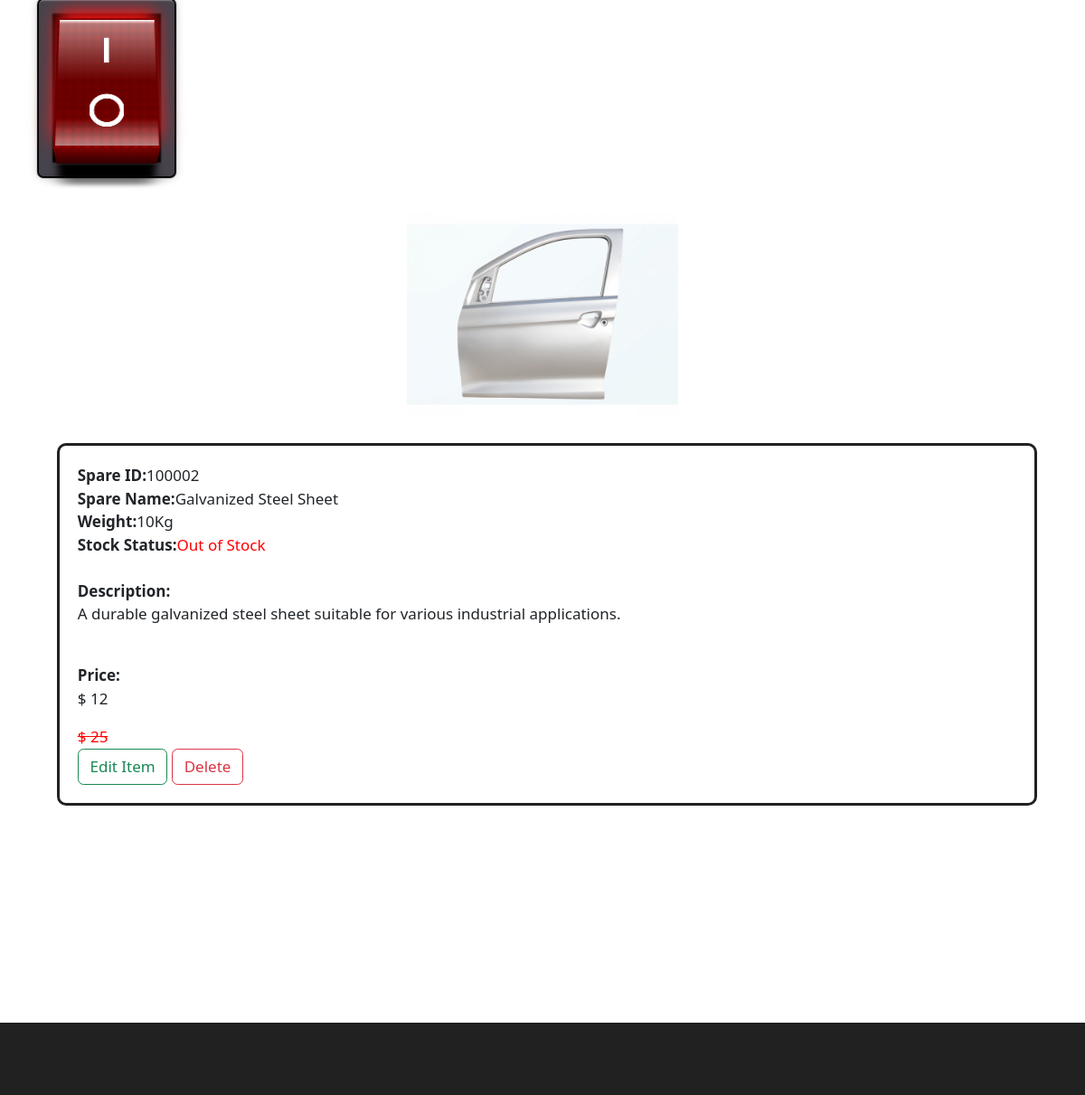
Before: /salesManager/product_Detail.php?sparePartNum=100002 (signed in) with the older database file.
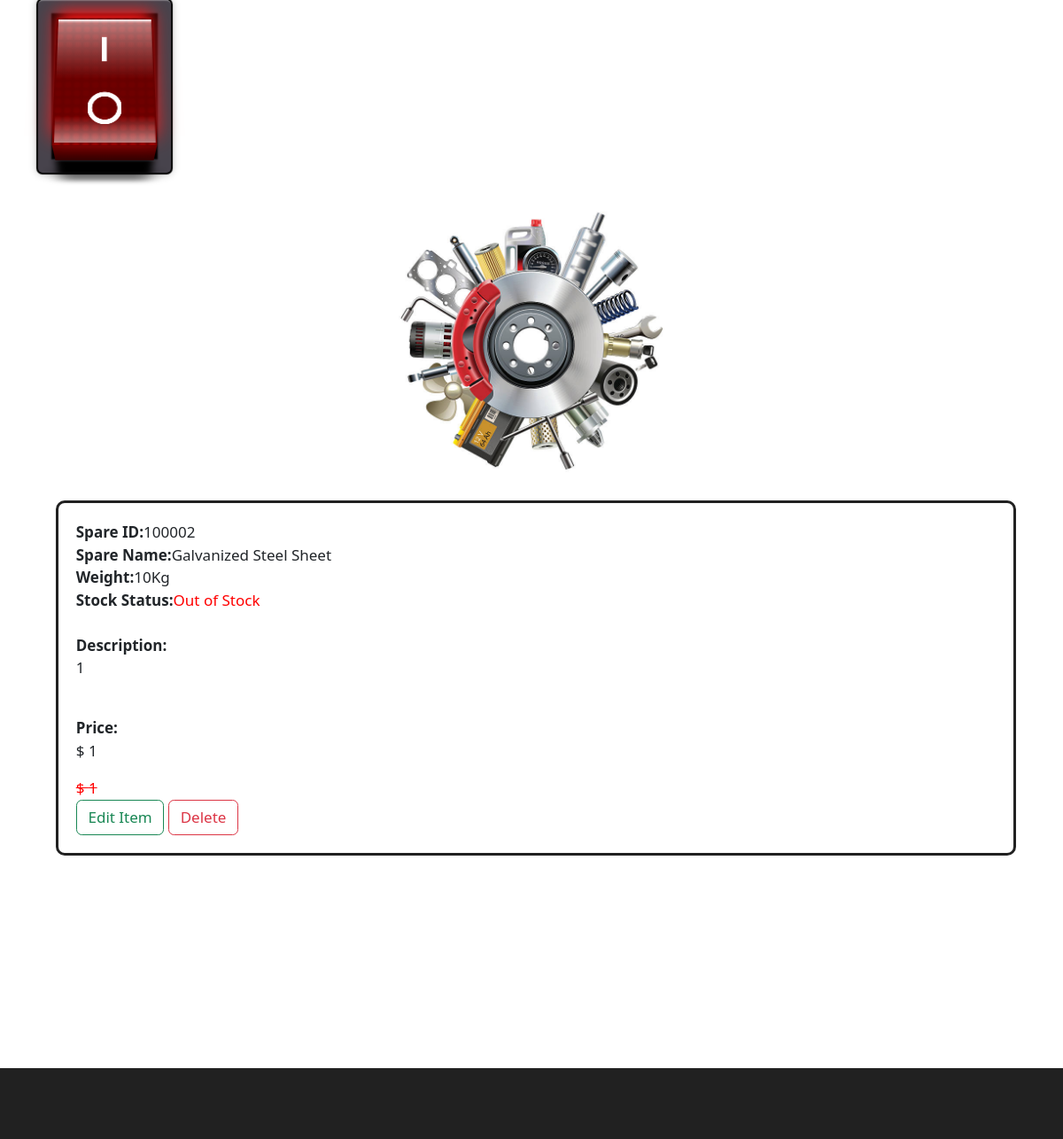
After: the same page with the newer database file.
### tables this page shows
CREATE TABLE IF NOT EXISTS `sparepart` (
  `sparePartNum` mediumint NOT NULL,
  `sparePartName` varchar(50) NOT NULL,
  `sparePartDescription` varchar(255) NOT NULL,
  `stockItemQty` smallint NOT NULL,
  `weight` float NOT NULL,
  `price` float NOT NULL,
  `discountPrice` float DEFAULT NULL,
  `sparePartImage` varchar(150) DEFAULT NULL,
  PRIMARY KEY (`sparePartNum`)
);

### salesManager/product_Detail.php (the view, shortened to what this page needs)
<?php
require_once('../db/connect.php');
?>
<!DOCTYPE html>
<html lang="en">
<head>
  <link rel="stylesheet" href="./assets/css/style-prefix.css" />
  <link rel="stylesheet" href="./assets/css/style-productDetail.css" />
  <link href="https://cdn.jsdelivr.net/npm/bootstrap@5.3.3/dist/css/bootstrap.min.css" rel="stylesheet" />
</head>
<body>
  <main>
    <div class="productDetail-container">
      <?php
      $sparePartNum = $_GET["sparePartNum"];
      $sql = "SELECT sparePart.sparePartNum As sparePartNum,sparePart.sparePartImage,sparePart.stockItemQty,sparePart.sparePartName,sparePart.weight,sparePart.sparePartDescription, sparePart.price, sparePart.discountPrice,disabledsparepart.disable FROM sparePart LEFT JOIN disabledsparepart ON sparePart.sparePartNum = disabledsparepart.sparePartNum WHERE sparePart.sparePartNum = " . $sparePartNum;
      $result = $conn->query($sql);
      if ($result->num_rows > 0) {
        $row = $result->fetch_assoc();
      ?>
        <div class="container">
          <div class="product-box">
          <label class="switch ">
              <div class="button">
                <div class="dots"></div>
                <div class="characters"></div>
                <div class="shine"></div>
              </div>
            </label>
            <div class="product">
              <a href="#" class="product-img-box">
                <img src="<?php echo $row["sparePartImage"] ?>" alt="product-img-box" width="300" class="product-img" />
              </a>
              <?php
              if ($row["stockItemQty"] >= 100) {
                $stockItemStatus = "In Stock";
                echo '<style>#stockItemStatus{color:green;}
                      </style>';
              } else {
                $stockItemStatus = "Out of Stock";
              };
              ?>
              <div class="product-content">
                <label id="bold">Spare ID: </label><span class="product-title" id="sparePartNumShow"><?php echo $row["sparePartNum"] ?></span><br>
                <label id="bold">Spare Name: </label><span class="product-title" id="sparePartName"><?php echo $row["sparePartName"] ?></span><br>
                <label id="bold">Weight: </label><span class="product-title" id="weight"><?php echo $row["weight"] ?>Kg</span><br>
                <label id="bold">Stock Status: </label><span class="product-title" id="stockItemStatus"><?php echo $stockItemStatus ?></span><br>
                <br>
                <label id="bold">Description:</label>
                <p class="product-description">
                  <?php echo  $row["sparePartDescription"] ?>
                  <br><br>
                <div class="price-box">
                  <?php
                  if ($row["discountPrice"] == null) {
                    $price = $row["price"];
                    echo "<div class='price-box'><label id='bold'>Price:</label><p class='price' id='price'>$ $price</p>";
                  } else {
                    $price = $row["discountPrice"];
                    $delPrice = $row["price"];
                    echo "<div class='price-box'><label id='bold'>Price:</label>
                    <p class='price' id='price'>$ $price</p>
                    <del>$ $delPrice</del>";
                  } ?>
                </div>
              </div>
              <button type='button' class='btn btn-outline-success' data-bs-toggle='modal' data-bs-target='#Modal-Detail' onclick="detailAddId()">Edit Item</button>
              <button type='button' class='btn btn-outline-danger' onclick="DeleteItem()">Delete</button>
            </div>
          </div>
        </div>
      <?php
      }
      ?>
    </div>
  </main>
  <footer>
  </footer>
</body>
</html>

Changed rows visible on the page:
changed sparepart "Galvanized Steel Sheet": sparePartImage: a different picture; sparePartDescription "A durable galvanized steel sheet suitable for various industrial applications." → "1"; discountPrice "12" → "1"; price "25" → "1"
